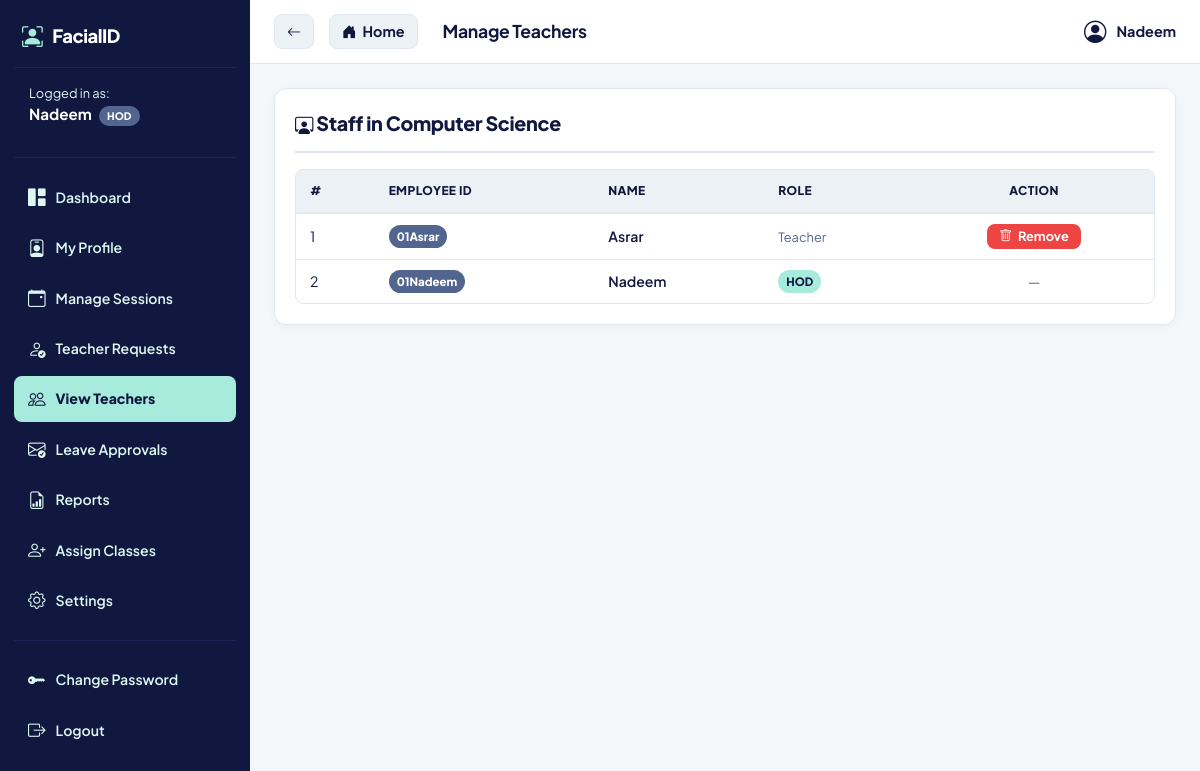
/hod_teachers (signed in), run on the app's committed database.
### tables this page shows
CREATE TABLE users (
            id INTEGER PRIMARY KEY AUTOINCREMENT, name TEXT NOT NULL, roll_number TEXT UNIQUE NOT NULL,
            role TEXT NOT NULL, department TEXT, semester TEXT, subject TEXT,
            password_hash TEXT NOT NULL, face_image TEXT, approval_status TEXT, is_coordinator INTEGER DEFAULT 0, face_embeddings TEXT);

### app.py (the view)
@app.route("/hod_teachers")
def hod_teachers():
    if session.get('role') not in ['hod', 'coordinator']: return redirect(url_for('entry_portal'))
    conn = get_db()
    try:
        c = conn.cursor()
        c.execute("SELECT department FROM users WHERE id=?", (session['user_id'],))
        dept = c.fetchone()[0]
        c.execute("SELECT id, name, roll_number, role, is_coordinator FROM users WHERE role IN ('teacher', 'hod') AND department=? AND (approval_status IS NULL OR approval_status != 'inactive') ORDER BY role DESC, name", (dept,))
        teachers = c.fetchall()
    finally: conn.close()
    return render_template("hod_teachers.html", teachers=teachers, dept=dept)

### app.py (called while the page is built)
@app.after_request
def add_security_headers(response):
    response.headers['X-Frame-Options'] = 'SAMEORIGIN'
    response.headers['X-Content-Type-Options'] = 'nosniff'
    response.headers['X-XSS-Protection'] = '1; mode=block'
    return response

def get_db():
    conn = sqlite3.connect(DB_NAME, timeout=20)
    return conn

### templates/hod_teachers.html (shortened to what this page needs)
{% extends "base.html" %}
{% block page_title %}Manage Teachers{% endblock %}
{% block content %}
<div class="card">
    <div class="flex-between flex-wrap gap-10 card-header">
        <h3 class="m-0" style="color:var(--text-primary);"><i class="bi bi-person-workspace"></i> Staff in {{ dept }}</h3>
    </div>
    {% if teachers %}
    <div class="table-responsive">
        <table class="data-table">
            <thead><tr><th>#</th><th>Employee ID</th><th>Name</th><th>Role</th><th style="text-align:center;">Action</th></tr></thead>
            <tbody>
                {% for t in teachers %}
                <tr>
                    <td>{{ loop.index }}</td>
                    <td><span class="badge-warning">{{ t[2] }}</span></td>
                    <td style="font-weight:600;">{{ t[1] }}</td>
                    <td>
                        {% if t[3] == 'hod' %}<span class="badge-success">HOD</span>
                        {% else %}<span style="font-size:0.8rem; color:var(--text-secondary);">Teacher</span>{% endif %}
                    </td>
                    <td class="text-center">
                        {% if t[3] == 'teacher' %}
                        <form action="/delete_teacher/{{ t[0] }}" method="POST" style="margin:0;" onsubmit="return confirm('Delete {{ t[1] }}?');">
                            <button type="submit" class="btn btn-danger" style="padding:5px 12px; font-size:0.8rem;">
                                <i class="bi bi-trash"></i> Remove
                            </button>
                        </form>
                        {% else %}<span class="text-muted">—</span>{% endif %}
                    </td>
                </tr>
                {% endfor %}
            </tbody>
        </table>
    </div>
    {% else %}
    <div class="text-center p-20"><p class="text-muted">No staff registered yet.</p></div>
    {% endif %}
</div>
{% endblock %}

### templates/base.html (shortened to what this page needs)
<!DOCTYPE html>
<html lang="en">
<head>
    <link rel="stylesheet" href="{{ url_for('static', filename='style.css') }}" />
    <link rel="stylesheet" href="https://cdn.jsdelivr.net/npm/bootstrap-icons@1.11.1/font/bootstrap-icons.css">
</head>
<body>
    <div class="sidebar">
        <a href="/" class="sidebar-brand">
            <i class="bi bi-person-bounding-box"></i> FacialID
        </a>
        <div class="sidebar-menu">
            <div style="padding: 0 15px 15px 15px; color: var(--text-sidebar); font-size: 0.8rem;">
                Logged in as:<br>
                <strong style="color: #FFFFFF; font-size: 0.95rem;">{{ session.get('user_name', 'Guest') }}</strong>
                <span class="badge-warning" style="padding: 2px 8px; border-radius: 10px; font-size: 0.65rem; margin-left: 5px;">{{ session.get('actual_role', session.get('role', '')) | upper }}</span>
            </div>
            <hr>
            {% if session.get('role') == 'hod' %}
                <a href="/hod_portal" class="{% if request.path == '/hod_portal' %}active{% endif %}"><i class="bi bi-grid-1x2-fill"></i> Dashboard</a>
                <a href="/my_profile" class="{% if request.path == '/my_profile' %}active{% endif %}"><i class="bi bi-person-badge"></i> My Profile</a>
                <a href="/hod_sessions" class="{% if request.path == '/hod_sessions' %}active{% endif %}"><i class="bi bi-calendar-event"></i> Manage Sessions</a>
                <a href="/hod_teacher_requests" class="{% if request.path == '/hod_teacher_requests' %}active{% endif %}" style="display:flex; align-items:center; gap:10px;">
                    <i class="bi bi-person-check"></i> Teacher Requests
                </a>
                <a href="/hod_teachers" class="{% if request.path == '/hod_teachers' %}active{% endif %}"><i class="bi bi-people"></i> View Teachers</a>
                <a href="/hod_leaves" class="{% if request.path == '/hod_leaves' %}active{% endif %}"><i class="bi bi-envelope-check"></i> Leave Approvals</a>
                <a href="/hod_report" class="{% if request.path == '/hod_report' %}active{% endif %}"><i class="bi bi-file-earmark-bar-graph"></i> Reports</a>
                <a href="/hod_assign_classes" class="{% if request.path == '/hod_assign_classes' %}active{% endif %}"><i class="bi bi-person-plus"></i> Assign Classes</a>
                <a href="/hod_settings" class="{% if request.path == '/hod_settings' %}active{% endif %}"><i class="bi bi-gear"></i> Settings</a>
            {% endif %}
            <hr>
            <a href="/change_password" class="{% if request.path == '/change_password' %}active{% endif %}"><i class="bi bi-key-fill"></i> Change Password</a>
            <a href="/logout"><i class="bi bi-box-arrow-right"></i> Logout</a>
        </div>
    </div>
    <div class="main-content">
        <div class="topbar">
            <div class="flex-center" style="justify-content: flex-start; gap: 15px;">
                <a href="javascript:history.back()" class="btn btn-light" title="Go Back" style="padding: 8px 12px;">
                    <i class="bi bi-arrow-left"></i>
                </a>
                <a href="/" class="btn btn-light" title="Go to Main Portal" style="padding: 8px 12px; display: inline-flex; align-items: center; gap: 6px; font-size: 0.9rem;">
                    <i class="bi bi-house-door-fill"></i> Home
                </a>
                <h2 style="font-size: 1.1rem; margin: 0; color: var(--text-main); font-weight: 700; margin-left: 10px;">{% block page_title %}Dashboard{% endblock %}</h2>
            </div>
            <div class="flex-center" style="gap: 10px; font-weight: 700; color: var(--text-main); font-size: 0.9rem;">
                {% if current_user_image %}
                    <img src="/student_image/{{ current_user_image }}" style="width: 32px; height: 32px; border-radius: 50%; object-fit: cover; border: 2px solid var(--mint);">
                {% else %}
                    <i class="bi bi-person-circle" style="color: var(--navy); font-size: 1.4rem;"></i>
                {% endif %}
                {{ session.get('user_name', 'Guest') }}
            </div>
        </div>
        <div class="content-wrapper">
            {% block content %}{% endblock %}
        </div>
    </div>
</body>
</html>

### data on the page
users: get "Nadeem", get "HOD", department "Computer Science", roll_number "01Nadeem", name "Nadeem"
users: roll_number "01Asrar", name "Asrar", role "Teacher"
